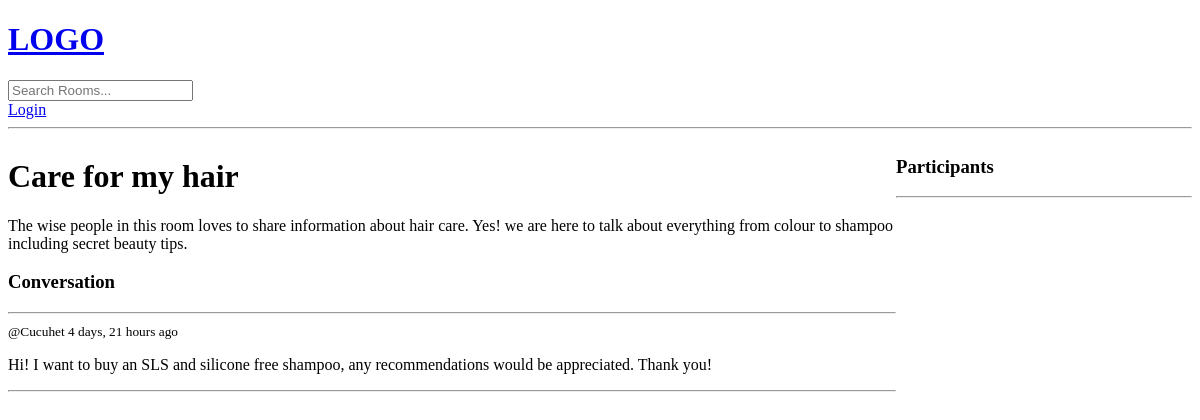
The app's page /room/2/, older data.
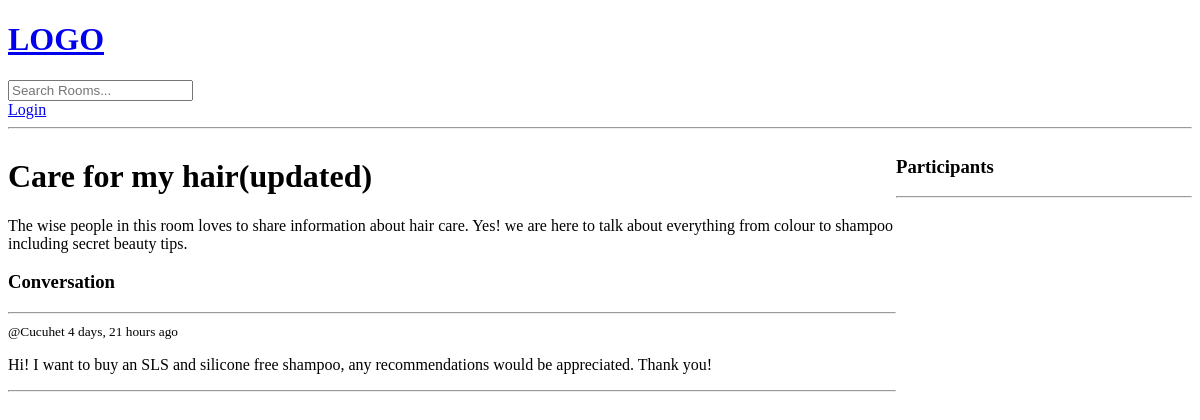
The same page, newer data.
### beautypal/models.py (models this page shows, shortened)
class Room(models.Model):
    host = models.ForeignKey(User, on_delete= models.SET_NULL, null = True)
    topic = models.ForeignKey(Topic, on_delete= models.SET_NULL, null = True)
    name = models.CharField(max_length=200)
    description = models.TextField(null=True, blank=True)
    participants = models.ManyToManyField(User, related_name='participants', blank = True)
    updated = models.DateTimeField(auto_now=True)
    created = models.DateTimeField(auto_now_add=True)
    class Meta:
        ordering = [ '-updated', '-created']

### beautypal/views.py (the view, shortened to what this page needs)
# urls.py: path('room/<str:pk>/', views.room, name="room"),
def room(request, pk):
    room = Room.objects.get(id=pk)
    room_messages = room.message_set.all().order_by('-created')
    participants = room.participants.all()
    context = {'room': room, 'room_messages' : room_messages, 'participants' : participants}
    return render(request, 'beautypal/room.html', context)

### beautypal/templates/beautypal/room.html (shortened to what this page needs)
{% extends 'main.html'%}
{% block content %}
<div class="room-container">
    <div>
        <h1>{{room.name}}</h1>
        <p>{{room.description}}</p>
        <div class="comment-wrapper">
            <h3>Conversation</h3>
            <hr>
            {% for message in room_messages %}
            <div>
                <small>@{{message.user}} {{room.created|timesince}} ago </small>
                <p>{{message.body}}</p>
                <hr>
            </div>
            {% endfor%}
        </div>
    </div>
    <div>
        <h3>Participants</h3>
        <hr>
    </div>
</div>
{% endblock %}

Row changes from the older to the newer data that the page shows:
changed Room: name "Care for my hair" → "Care for my hair(updated)"
